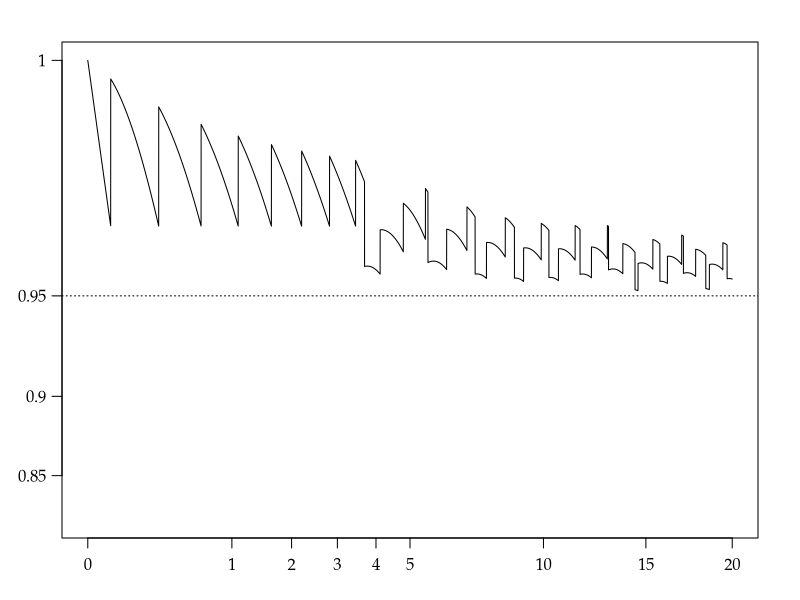

The R source for this figure: (Note: this script raises an error after producing the figure.)
args = commandArgs()
basename = sub(".R$", "", sub("^--file=(.*/)?", "", args[grep("^--file=", args)]))
if (length(basename) != 0)
    pdf(file=paste0(basename, "_tmp.pdf"), colormodel="gray", width=7, height=3)
par(family="Palatino")
par(mgp=c(2,0.8,0)) # title and axis margins. default: c(3,1,0)
par(mar=c(3,3,2,2)+0.1) # bottom, left, top, right margins. default: c(5,4,4,2)+0.1

CI = sapply(0:30, function(y) poisson.test(y)$conf.int)
f = function(x) {
    p = dpois(0:30, x)
    sum(p * (CI[1,] <= x & x <= CI[2,]))
}
vf = Vectorize(f)
pb = function(x) (2/pi)*asin(sqrt(x))
qb = function(z) (sin(pi*z/2))^2
curve(pb(vf(x^2)), n=10001, xlab="", ylab="", xaxt="n", yaxt="n",
      xlim=c(0,sqrt(20)), ylim=c(0.72,1))
abline(h=pb(0.95), lty=3)
t = c(0,1,2,3,4,5,10,15,20)
axis(1, at=sqrt(t), labels=t)
axis(2, at=pb(seq(0.85,1,0.05)), labels=seq(0.85,1,0.05), las=1)

dev.off()
embedFonts(paste0(basename, "_tmp.pdf"), outfile=paste0(basename, ".pdf"),
           options="-c \"<</NeverEmbed []>> setdistillerparams\" -f ")
